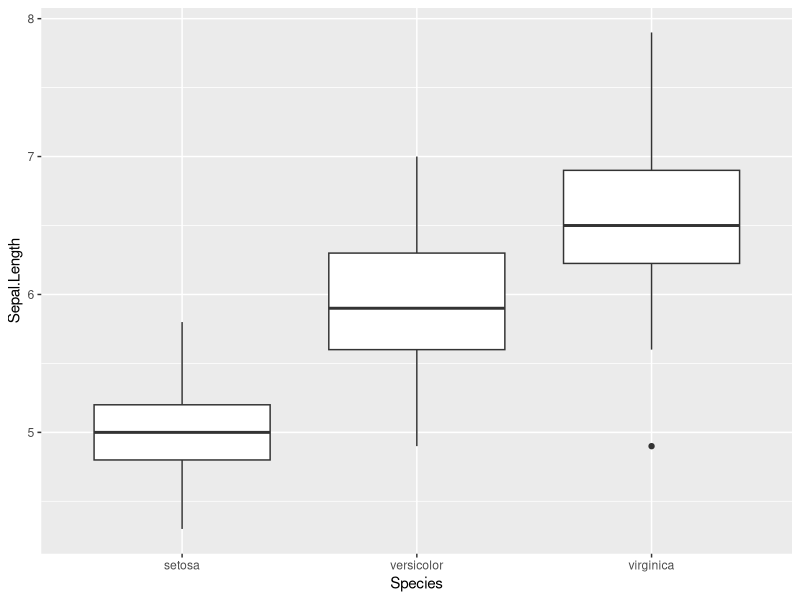
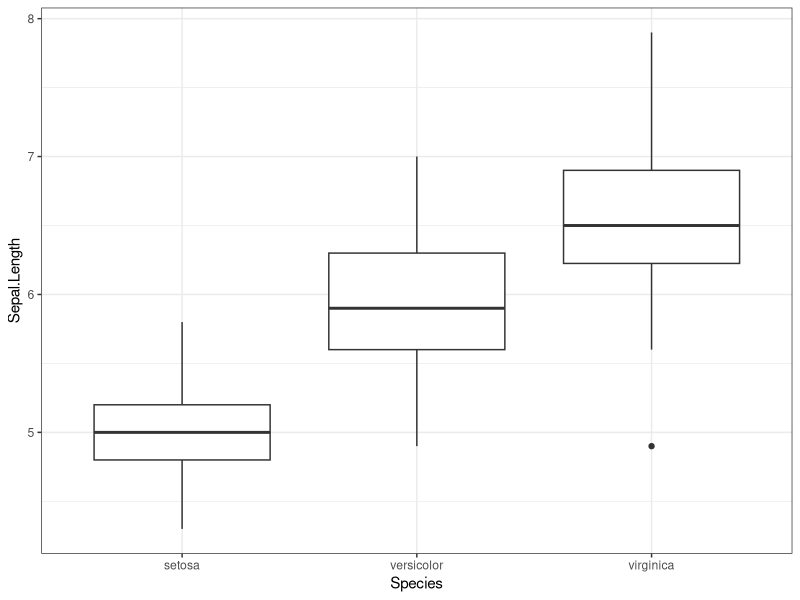
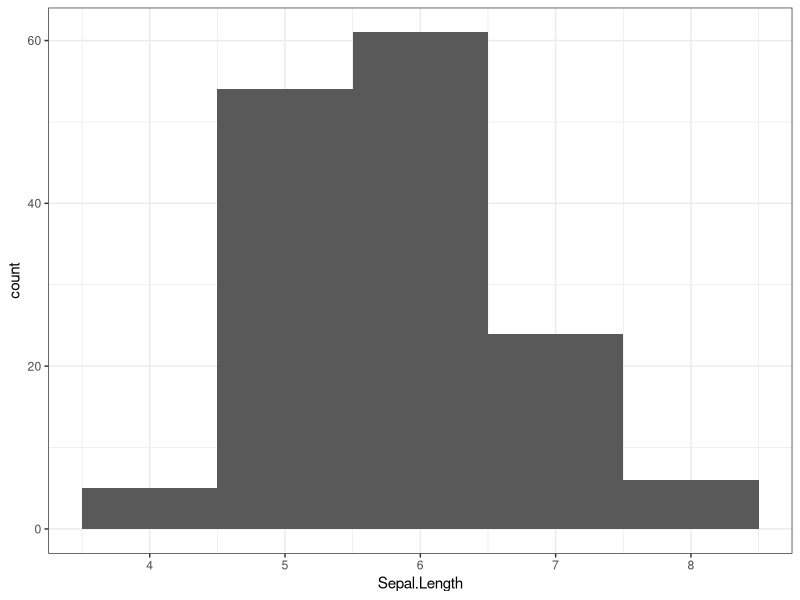
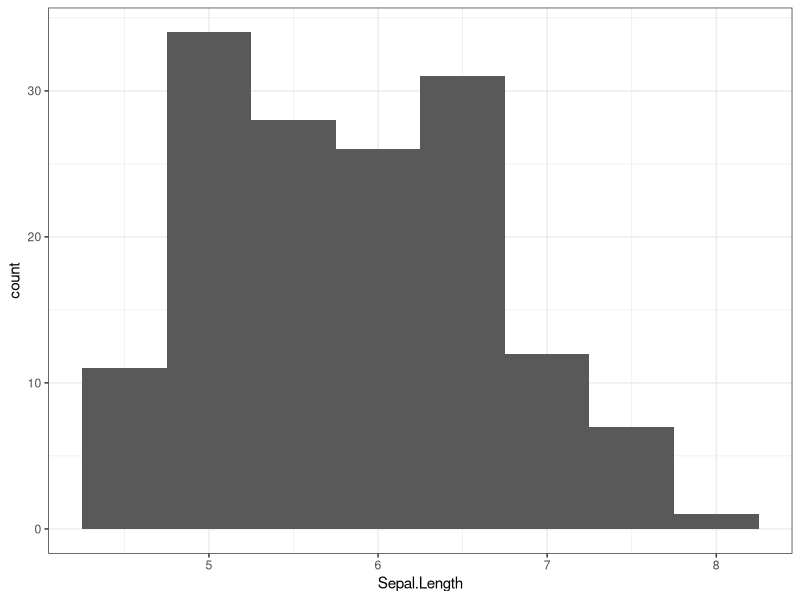
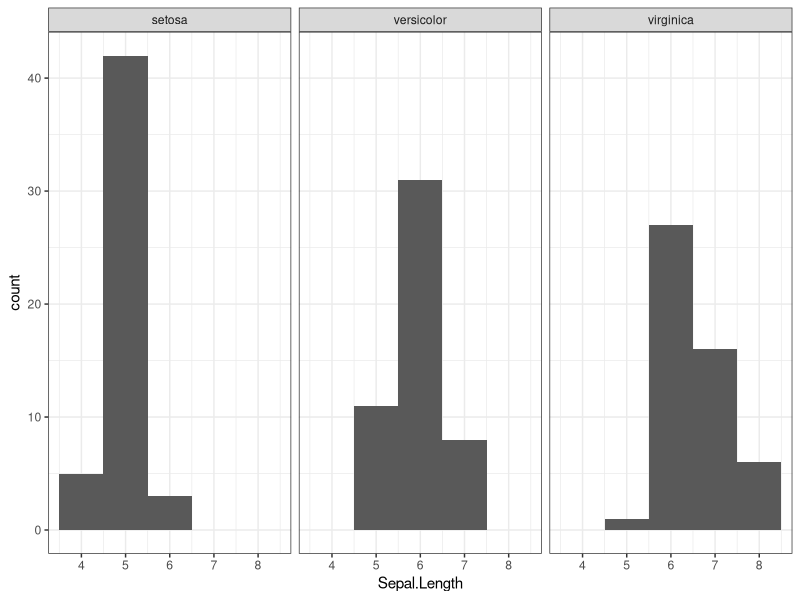
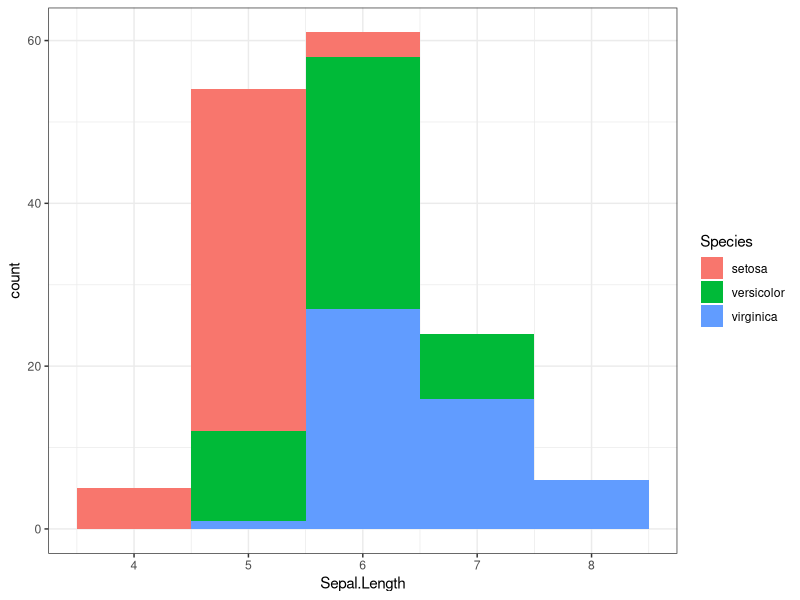
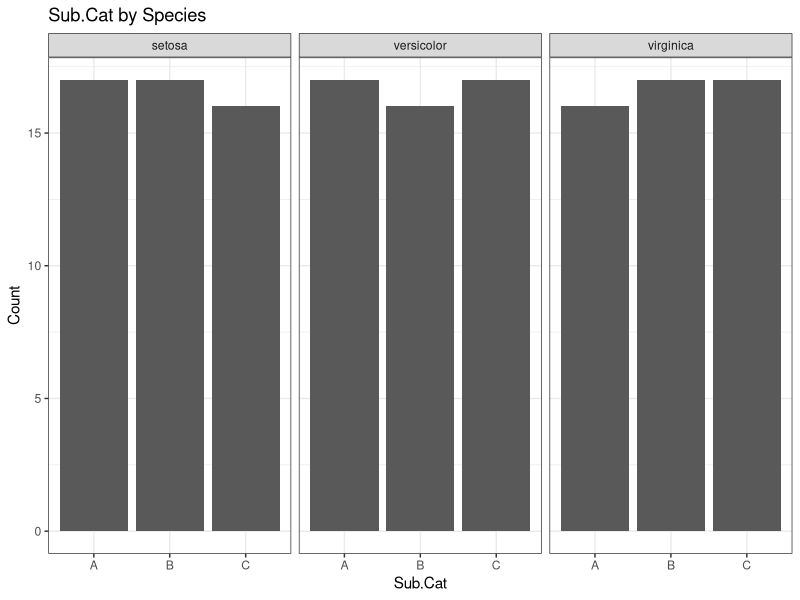
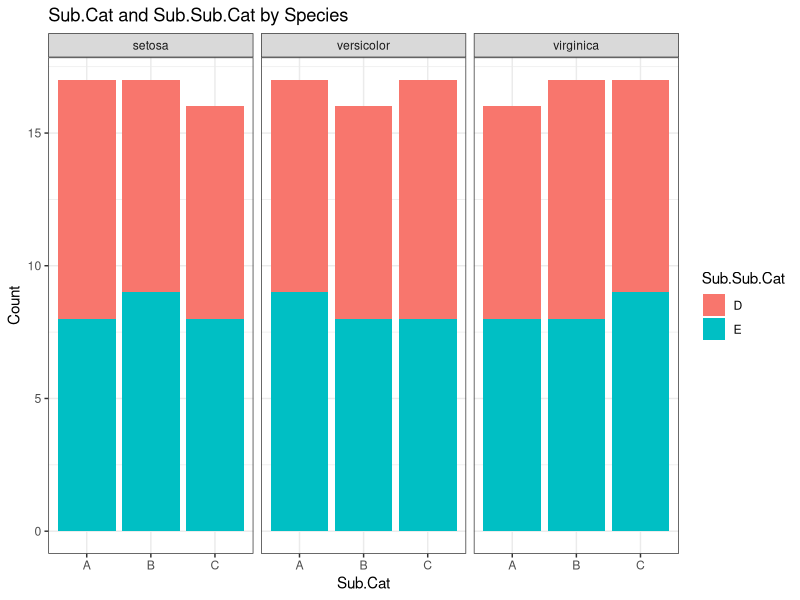

Recreate these plots in R, in order.

# Boxplots ----------------------------------------------------------------

# Very useful when first exploring a dataset
# Power of boxplots is the ability to see the distribution of numeric columns by categories

# Interpreting Boxplots
  # Line in middle of box is median (50th percentile) half data is less and more of this value
  # Upper boundary of box is 75th percentile and 75% of data is less then 75th percentile
  # Lower bound is 25th percentile, 25% of data values are less then the lower bound of the box
  # IQR is 75 percentile - 25 percentile
  # Lines is whisker which could mean max data value or 75th percentile + 1.5 * IQR whichever is SMALLER
  # Lower whisker is min data value or 25th percentile - 1.5 * IQR whichever is LARGER 

library(dplyr)
library(ggplot2)
# ggplot2 works best with factors

iris_data <- iris %>% 
  mutate(Species = as.factor(Species))
# Transforming species into factors

ggplot(iris_data) + 
  geom_boxplot(mapping = aes(x = Species, y = Sepal.Length))
# 1st layer is the data frame to use in viz
# 2nd layer is geometry or viz
# aes stands for aesthetic defines how data will be used and aspects of final appearance

  
ggplot(iris_data) + 
  theme_bw() +
  # theme_nw is black/white
  geom_boxplot(mapping = aes(x = Species, y = Sepal.Length))


# Histograms --------------------------------------------------------------

# Quintessential viz for distributions of numeric data
# Essentially a bell curve distribution
# x axis is the numeric variable 
# y axis is count of values
# Based on bins the histogram shows the count of those values in the bins
# Look at 1 variable at a time
# Appearance can vary based on bins width used

ggplot(iris_data) +
  theme_bw() +
  geom_histogram(mapping = aes(x = Sepal.Length), binwidth = 1.0)


ggplot(iris_data) +
  theme_bw() +
  geom_histogram(mapping = aes(x = Sepal.Length), binwidth = 0.5)
# More bins since width is smaller

# Understand units of measurement for data
# Look at data column in question 
# Understand distribution of data use summary function

## Faceting ----------------------------------------------------------------

# Automatically pivot viz's based on categorical aka factor variables

ggplot(iris_data) +
  theme_bw() +
  facet_wrap(~ Species) +
  geom_histogram(mapping = aes(x = Sepal.Length), binwidth = 1.0)
# facet_wrap create a viz by species


## Filled Histograms -------------------------------------------------------
# using a factor ggplot1 can fill viz's with colors by factor level

ggplot(iris_data) +
  theme_bw() +
  geom_histogram(mapping = aes(x = Sepal.Length, fill = Species), binwidth = 1.0)
# Color coded each value in histogram
# Bin widths are one
# Middle part of range versicolors and virginica's have alot in common
# As sepal lengths increase virginica begins to dominate
# Small end  of range setosa  dominates with some versicolor and 1 virginica


# Bar Charts --------------------------------------------------------------

# Bar charts are go-to viz for counts of categorical aka factor data.
# Business data is rich with factor data.
# Adding dimensions to business data viz's make the patterns pop
# One of the easiest ways to add dimensions to bar charts is to use facet_wrap

sub_cat <- rep(c("A", "B", "C"), 50)
# made a sub-category

iris_data <- iris_data %>% 
  mutate(Species = as.factor(Species),
         Sub.Cat = as.factor(sub_cat))
# Changed Species and sub_cat into factors

ggplot(iris_data) +
  theme_bw() +
  facet_wrap(~ Species) +
  geom_bar(aes(x = Sub.Cat)) +
  labs(x = "Sub.Cat", y = "Count",
       title = "Sub.Cat by Species")
# plot iris_data
# use black/white theme
# facet wrap by Species
# labs is adding custom labels

## Filled Bar Charts -------------------------------------------------------

# Facet wrap and fill allows for adding of many dimensions to bar charts

sub_cat <- rep(c("A", "B", "C"), 50)
sub_sub_cat <- rep(c("D", "E"), 75)
# Made a sub sub category to use facet wrap and fill

iris_data <- iris_data %>% 
  mutate(Species = as.factor(Species),
         Sub.Cat = as.factor(sub_cat),
         Sub.Sub.Cat = as.factor(sub_sub_cat))

ggplot(iris_data) +
  theme_bw() +
  facet_wrap(~ Species) +
  geom_bar(aes(x = Sub.Cat, fill = Sub.Sub.Cat)) +
  labs(x = "Sub.Cat", y = "Count",
       title = "Sub.Cat and Sub.Sub.Cat by Species")


## Proportion Bar Charts ---------------------------------------------------

# Many times data is desired to see bar charts in terms of proportions rather than counts

ggplot(iris_data) +
  theme_bw() +
  facet_wrap(~ Species) +
  geom_bar(aes(x = Sub.Cat, fill = Sub.Sub.Cat), position = "fill") +
  labs(x = "Sub.Cat", y = "Proportion",
       title = "Sub.Cat and Sub.Sub.Cat by Species")

# position = "fill" is presenting viz as proportion
# position = "fill" ia parameter call on geom_bar not aes 
# Having viz of both counts and proportions is extremely useful in understanding business data

# Scatter Plots -----------------------------------------------------------

# Scatter plots are best way to show relationships between 2 numerical variables
# Adding a 3rd dimension of color makes viz and data pop

ggplot(iris_data) +
  theme_bw() +
  geom_point(aes(x = Sepal.Width, y = Sepal.Length)) +
  labs(x = "Sepal.Width (cm)", y = "Sepal.Length (cm)",
       title = "Sepal.Width vs Sepal.Length")

# geom_point is used for scatter plots
# x = Sepal.Width, y = Sepal.Length are numeric variables
# ^ Not as useful due to no color or lines
# ^ 2 dimension base scatter plot


## 3-D Dimensional Scatter Plots -------------------------------------------

# 3rd dimension to add is factor

ggplot(iris_data) +
  theme_bw() +
  geom_point(aes(x = Sepal.Width, y = Sepal.Length, color = Species), size = 3) +
  labs(x = "Sepal.Width (cm)", y = "Sepal.Length (cm)",
       title = "Sepal.Width vs Sepal.Length")

# color = Species is adding color by species
# size = 3 increase size to 3 and is parameter to geom_point not aes
# setosa has large sepal.width and not length


# Exercise # 8 - ggplot2 --------------------------------------------------

library(dplyr)
library(ggplot2)

sub_cat <- rep(c("A", "B", "C"), 50)
sub_sub_cat <- rep(c("D", "E"), 75)

iris_data <- iris_data %>% 
  mutate(Species = as.factor(Species),
         Sub.Cat = as.factor(sub_cat),
         Sub.Sub.Cat = as.factor(sub_sub_cat))

str(iris_data)

ggplot(iris_data) +
  theme_bw() +
  geom_boxplot(aes(x = Species, y = Petal.Width)) +
  labs(title = "Boxplot of Petal.Width by Species")

# If value of petal width is below .75 it is a setosa 
# Outliers for setosa are well underneath versicolor whisker
# Middle part of both veriscolor and virginica are nicely separated
# Bottom 25% of whisker for virginica overlapes veriscolor a bit
# If petal width is 2.5 or higher it is virginica

ggplot(iris_data) +
  theme_bw() +
  geom_histogram(aes(x = Petal.Width, fill = Species),
                 binwidth = 0.25) +
  labs(y = "Count", title = "Distribution of Petal.Width by Species")

# 1st dimension is Petal.Width
# 2nd dimension is  fill = Species
# Some overlap between versicolor and virginica

ggplot(iris_data) +
  theme_bw() +
  facet_wrap(~ Species) +
  geom_bar(aes(x = Sub.Cat, fill = Sub.Sub.Cat), position = "fill") +
  labs(y = "Proportion", x = "Sub.Cat", title = "Proportions Bar Chart")
# ~ is called a tilda used for facet wrapping

ggplot(iris_data) +
  theme_bw() +
  geom_point(aes(x = Petal.Width, y = Petal.Length, color = Species), size = 3) +
  labs(title = "Species by Petal.Width and Petal.Length")

# Setosa is all by itself
# Overlap between Virginica and Versicolor could be problem


